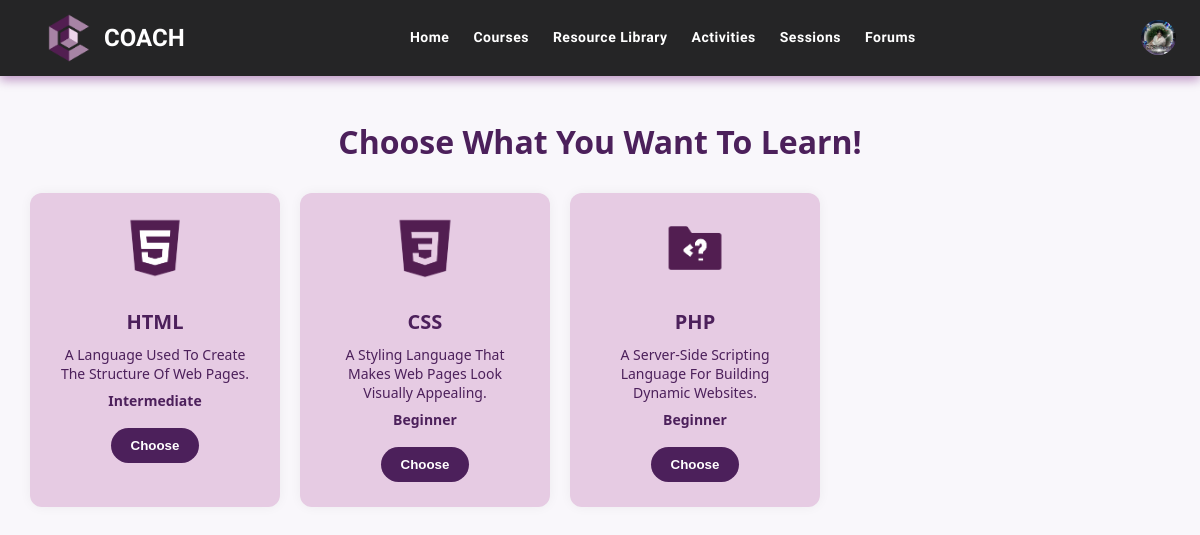
Screenshot of /mentee/course.php (signed in) with the database file from the repository.
### tables this page shows
CREATE TABLE `users` (
  `user_id` int(11) NOT NULL,
  `username` varchar(70) NOT NULL,
  `password` varchar(255) NOT NULL,
  `user_type` enum('Mentee','Mentor','Admin','Super Admin') NOT NULL,
  `first_name` varchar(100) DEFAULT NULL,
  `last_name` varchar(100) DEFAULT NULL,
  `email` varchar(80) NOT NULL,
  `icon` varchar(200) DEFAULT NULL,
  `dob` date DEFAULT NULL,
  `gender` varchar(30) DEFAULT NULL,
  `contact_number` varchar(100) DEFAULT NULL,
  `mentored_before` varchar(20) DEFAULT NULL,
  `mentoring_experience` text DEFAULT NULL,
  `area_of_expertise` varchar(100) DEFAULT NULL,
  `resume` varchar(200) DEFAULT NULL,
  `certificates` varchar(200) DEFAULT NULL,
  `assessment_score` int(20) DEFAULT NULL,
  `status` varchar(60) DEFAULT NULL,
  `reason` text DEFAULT NULL,
  `email_verification` varchar(50) DEFAULT NULL,
  `contact_verification` varchar(50) DEFAULT NULL,
  `full_address` varchar(100) DEFAULT NULL,
  `student` varchar(20) DEFAULT NULL,
  `student_year_level` varchar(30) DEFAULT NULL,
  `occupation` varchar(40) DEFAULT NULL,
  `to_learn` text DEFAULT NULL
);

CREATE TABLE `courses` (
  `Course_ID` int(11) NOT NULL,
  `Course_Title` varchar(200) NOT NULL,
  `Course_Description` text NOT NULL,
  `Skill_Level` varchar(100) NOT NULL,
  `Assigned_Mentor` varchar(200) NOT NULL,
  `Course_Icon` varchar(100) NOT NULL,
  `Course_Status` varchar(70) NOT NULL
);

### mentee/course.php (the view, shortened to what this page needs)
<?php
require '../connection/db_connection.php';
$menteeIcon = '';
$username = $_SESSION['username'];
$sql = "SELECT first_name, icon FROM users WHERE username = ?";
$stmt = $conn->prepare($sql);
$stmt->bind_param("s", $username);
$stmt->execute();
$result = $stmt->get_result();
if ($result->num_rows > 0) {
  $row = $result->fetch_assoc();
  $menteeIcon = $row['icon'];
}
?>
<!DOCTYPE html>
<html lang="en">
<head>
  <link rel="stylesheet" href="css/navbar.css" />
  <link rel="stylesheet" href="css/courses.css" />
</head>
<body>
  <section class="background" id="home">
    <nav class="navbar">
      <div class="logo">
        <img src="../uploads/img/LogoCoach.png" alt="Logo">
        <span>COACH</span>
      </div>
      <div class="nav-center">
        <ul class="nav_items" id="nav_links">
          <li><a href="home.php">Home</a></li>
          <li><a href="course.php">Courses</a></li>
          <li><a href="course.php#resourcelibrary">Resource Library</a></li>
          <li><a href="activities.php">Activities</a></li>
          <li><a href="forum-chat.php">Sessions</a></li>
          <li><a href="forums.php">Forums</a></li>
        </ul>
      </div>
      <div class="nav-profile">
  <a href="#" id="profile-icon">
    <?php if (!empty($menteeIcon)): ?>
      <img src="<?php echo htmlspecialchars($menteeIcon); ?>" alt="User Icon" style="width: 35px; height: 35px; border-radius: 50%;">
    <?php else: ?>
      <ion-icon name="person-circle-outline" style="font-size: 35px;"></ion-icon>
    <?php endif; ?>
  </a>
</div>
    </nav>
  </section>
  <section id="courses">
    <div class="title">Choose what you want to learn!</div>
    <div class="course-grid">
      <?php
$sql = "SELECT * FROM courses WHERE Course_Status = 'Active' OR Course_Status IS NULL";
$result = $conn->query($sql);
if ($result->num_rows > 0) {
  while ($course = $result->fetch_assoc()):
  ?>
    <div class="course-card">
      <?php if (!empty($course['Course_Icon'])): ?>
        <img src="../uploads/<?php echo htmlspecialchars($course['Course_Icon']); ?>" alt="Course Icon">
      <?php endif; ?>
      <h2><?php echo htmlspecialchars($course['Course_Title']); ?></h2>
      <p><?php echo htmlspecialchars($course['Course_Description']); ?></p>
      <p><strong><?php echo htmlspecialchars($course['Skill_Level']); ?></strong></p>
      <form method="GET" action="sessions.php">
        <button class="choose-btn">Choose</button>
      </form>
    </div>
  <?php endwhile;
} else {
  echo '<div class="no-courses"><p>No active courses available at the moment.</p></div>';
}
?>
    </div>
  </section>
</body>
</html>

### mentee/css/navbar.css (style rules this page uses)
* { box-sizing: border-box; margin: 0; padding: 0; text-transform: capitalize; }
body { color: #260037; font-family: "Merriweather", serif; }
.navbar { width: 100%; padding: 0.8rem 1.5rem; display: flex; justify-content: space-between; align-items: center; position: fixed; top: 0; z-index: 10; background-color: rgba(0, 0, 0, 0.85); font-family: "Ubuntu", sans-serif; box-shadow: 0 4px 10px rgba(101, 5, 116, 0.4); }
.logo { font-size: 1.5em; font-weight: 600; color: #ffffff; display: flex; align-items: center; margin-left: 20px; }
.logo img { width: 50px; margin-right: 10px; }
.nav-center { flex-grow: 1; display: flex; justify-content: center; }
.nav_items { display: flex; justify-content: center; align-items: center; gap: 1.5rem; }
.nav_items li { list-style: none; }
.nav_items li a { text-decoration: none; font-size: 14px; font-weight: 600; color: #ffffff; letter-spacing: 0.5px; transition: 0.3s; }
.nav_items li a::after { content: ''; width: 0; height: 2px; background-color: #64009e; display: block; margin: auto; transition: 0.5s; }
.nav-profile a { color: white; font-size: 30px; display: flex; align-items: center; }
#courses, #resourcelibrary { opacity: 0; transform: scale(0.98); transition: opacity 0.3s ease, transform 0.3s ease; display: none; }
#courses.active, #resourcelibrary.active { display: block; opacity: 1; transform: scale(1); }

### mentee/css/courses.css (style rules this page uses)
body { font-family: 'Segoe UI', sans-serif; background-color: #f9f7fb; margin: 0; padding-top: 80px; }
.title { text-align: center; font-size: 32px; font-weight: bold; color: #4c205b; margin-top: 40px; margin-bottom: 30px; }
.course-grid { display: grid; grid-template-columns: repeat(5, 1fr); gap: 25px 20px; justify-items: center; max-width: 1400px; margin: 0 auto; padding: 0 30px 60px; }
.course-card { background-color: #e6cbe3; padding: 20px; border-radius: 12px; width: 250px; text-align: center; box-shadow: 0 0 12px rgba(0,0,0,0.05); transition: transform 0.3s ease; padding: 25px; }
.course-card img { width: 60px; height: 60px; object-fit: contain; margin-bottom: 15px; }
.course-card h2 { font-size: 20px; color: #4c205b; margin: 10px 0; }
.course-card p { font-size: 14px; color: #4c205b; margin: 8px 0; }
.choose-btn { background-color: #4c205b; color: white; border: none; padding: 10px 20px; border-radius: 25px; margin-top: 10px; cursor: pointer; font-weight: bold; }

### rows the page displays
users: icon (picture)
courses: Course_Icon (picture), Course_Title "HTML", Course_Description "A Language Used To Create The Structure Of Web Pages.", Skill_Level "Intermediate"
courses: Course_Icon (picture), Course_Title "CSS", Course_Description "A Styling Language That Makes Web Pages Look Visually Appealing.", Skill_Level "Beginner"
courses: Course_Icon (picture), Course_Title "PHP", Course_Description "A Server-Side Scripting Language For Building Dynamic Websites.", Skill_Level "Beginner"
